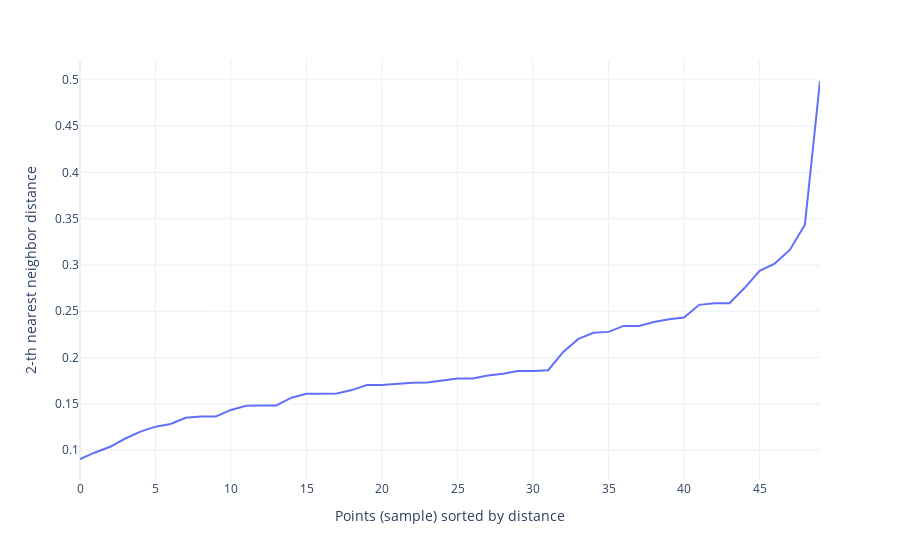

This figure's notebook cell:
### Code cell
knn_plot_dbscan(pca_transform_min_max, min_samples=2)

### Figure 1 — Plotly figure (JSON) as saved in the notebook; plotly's stock layout.template omitted (floating-point values rounded to 4 significant figures)
{"data": [{"hovertemplate": "x=%{x}<br>y=%{y}<extra></extra>", "legendgroup": "", "line": {"color": "#636efa", "dash": "solid"}, "marker": {"symbol": "circle"}, "mode": "lines", "name": "", "orientation": "v", "showlegend": false, "type": "scatter", "x": [0, 1, 2, 3, 4, 5, 6, 7, 8, 9, 10, 11, 12, 13, 14, 15, 16, 17, 18, 19, 20, 21, 22, 23, 24, 25, 26, 27, 28, 29, 30, 31, 32, 33, 34, 35, 36, 37, 38, 39, 40, 41, 42, 43, 44, 45, 46, 47, 48, 49], "xaxis": "x", "y": [0.09031, 0.09739, 0.1035, 0.1125, 0.1199, 0.1252, 0.1281, 0.1349, 0.1363, 0.1363, 0.1433, 0.1477, 0.1481, 0.1481, 0.1566, 0.1609, 0.1609, 0.1612, 0.1648, 0.1703, 0.1703, 0.1715, 0.1726, 0.173, 0.1749, 0.1773, 0.1773, 0.1806, 0.1825, 0.1854, 0.1854, 0.1862, 0.206, 0.2201, 0.2266, 0.2277, 0.2341, 0.2341, 0.2383, 0.2413, 0.2432, 0.2569, 0.2587, 0.2587, 0.275, 0.2936, 0.3014, 0.3163, 0.3435, 0.4987], "yaxis": "y"}], "layout": {"legend": {"tracegroupgap": 0}, "margin": {"t": 60}, "xaxis": {"anchor": "y", "domain": [0, 1], "title": {"text": "Points (sample) sorted by distance"}}, "yaxis": {"anchor": "x", "domain": [0, 1], "title": {"text": "2-th nearest neighbor distance"}}}}
